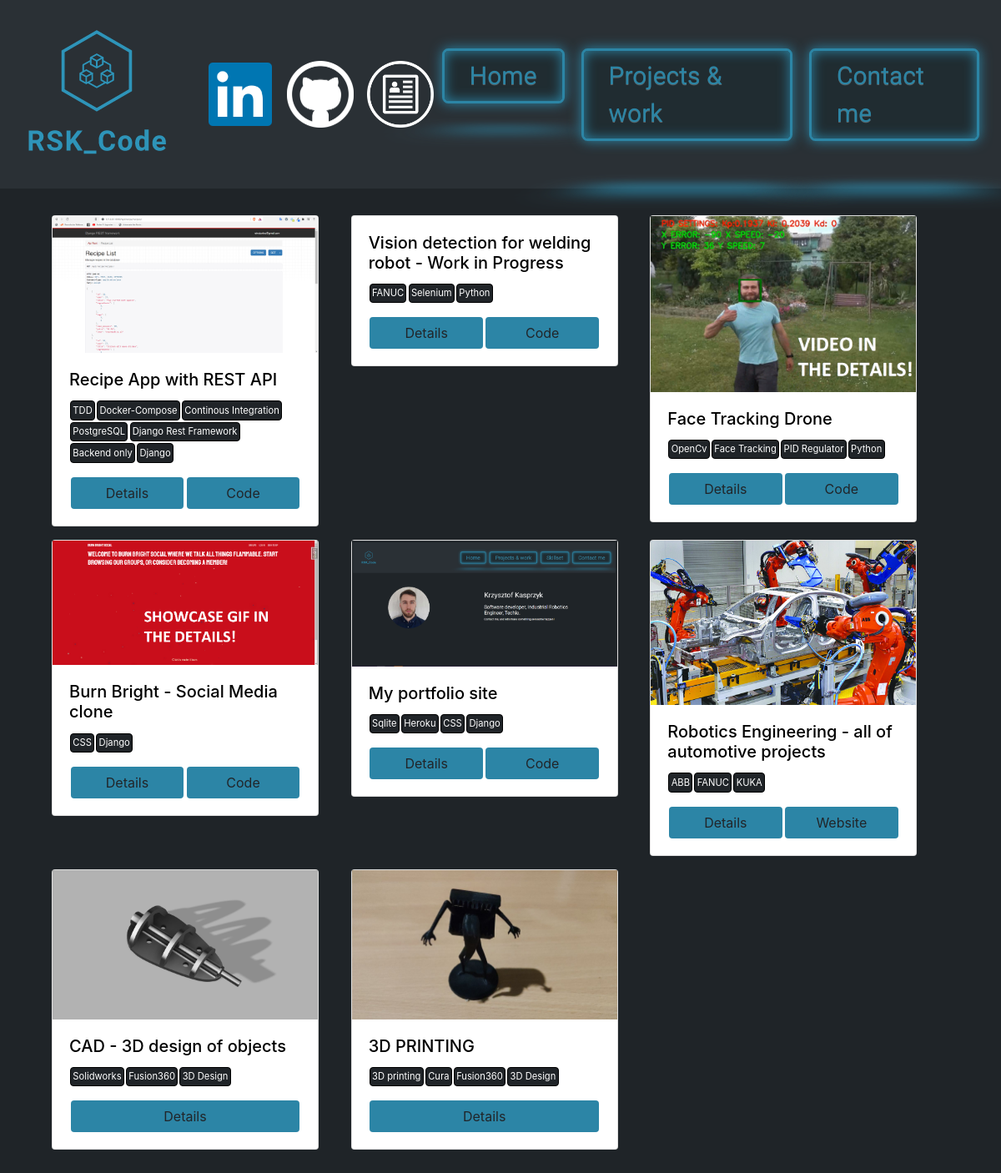
Before: /projects with the older database file.
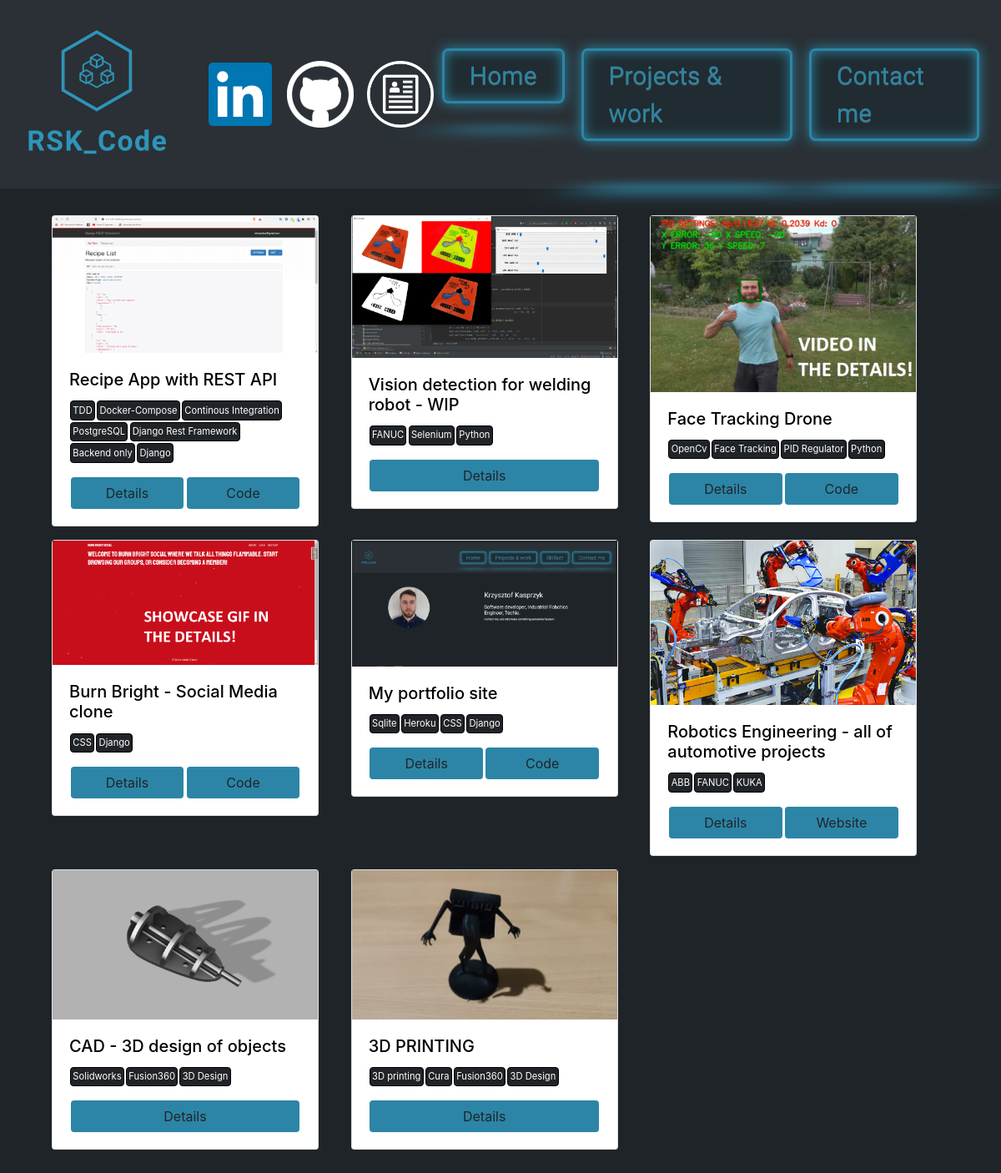
After: the same page with the newer database file.
### core/models.py (models this page shows, shortened)
class Project(models.Model):
    importance = models.PositiveIntegerField(default=5, validators=[
        MaxValueValidator(10),
        MinValueValidator(1)
    ])
    title = models.CharField(max_length=255)
    body = RichTextField(null=True, blank=True)
    thumbnail = models.ImageField(upload_to='thumbnails', blank=True)
    album = models.OneToOneField(ImageAlbum, null=True, blank=True,
                                 related_name='album',
                                 on_delete=models.CASCADE)
    slug = models.SlugField(null=True, blank=True)
    githuburl = models.URLField(null=True, blank=True)
    created = models.DateTimeField(auto_now_add=True, editable=False)
    id = models.UUIDField(default=uuid.uuid4, unique=True,
                          primary_key=True, editable=False)
    tag = models.ManyToManyField(Tag, blank=True)
    video = models.URLField(null=True, blank=True)
    gif = models.URLField(null=True, blank=True)

class Tag(models.Model):
    name = models.CharField(max_length=25)
    id = models.UUIDField(default=uuid.uuid4, unique=True,
                          primary_key=True, editable=False)
    def __str__(self):
        return self.name

### core/views.py (the view)
# urls.py: path('projects', views.ProjectsView.as_view(), name='projects'),
class ProjectsView(ListView):
    model = Project
    def get_queryset(self):
        return Project.objects.all().order_by('-importance')

### core/templates/core/project_list.html
{% extends 'core/main.html' %}
{% block content %}
<section class="projects">
    <div class="container">
        {% if project_list %}
        <div class="row container">
            {% for project in project_list %}
            <div class="col-lg-4" >
                <div class="card my_card" style="width: 20rem;">
                    {% if project.thumbnail %}
                    <img class="project_thumbnail" src="{{project.thumbnail.url}}">
                    {% endif %}
                    <div class="card-body">
                        <h5 class="card-title">{{project.title}}</h5>
                        <div class="container">
                            <div class="row">
                                {% for tag in project.tag.all %}
                                <button class="btn tag">{{tag}}</button>
                                {% endfor %}
                            </div>
                            <div class="row">
                                <a class="btn my_btn col" href="{% url 'core:single_project' slug=project.slug %}">
                                    Details</a>
                                {% if project.githuburl %}
                                <a class="btn my_btn col" href="{{project.githuburl}}">
                                    {% if project.title == "Robotics Engineering - all of automotive projects" %}
                                    Website
                                    {% else %}
                                    Code
                                    {% endif %}
                                </a>
                                {% endif %}
                            </div>
                        </div>
                    </div>
                </div>
            </div>
            {% endfor %}
        </div>
        {% else %}
        <h1>Sorry, no projects here. You are lazy.</h1>
        {% endif %}
    </div>
</section>
{% endblock %}

Changed rows visible on the page:
removed Project: title "Vision detection for welding robot - Work in Progress", shows "Code", Tag (name "FANUC"), Tag (name "Selenium"), Tag (name "Python")
added Project: thumbnail (picture), title "Vision detection for welding robot - WIP", Tag (name "FANUC"), Tag (name "Selenium"), Tag (name "Python")
